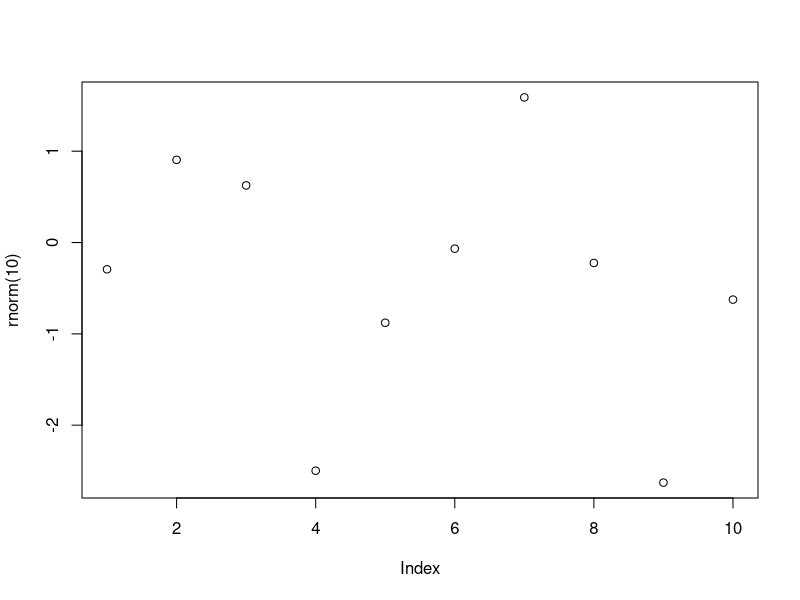

Write R code to recreate this figure.
## ---- chunk 1
#| label: fig-demo-plot
#| fig-cap: "A plot of random numbers"
plot(rnorm(10))
## ---- chunk 2
#| label: demo-inline-code
#| echo: false
x <- round(pi, 2)
